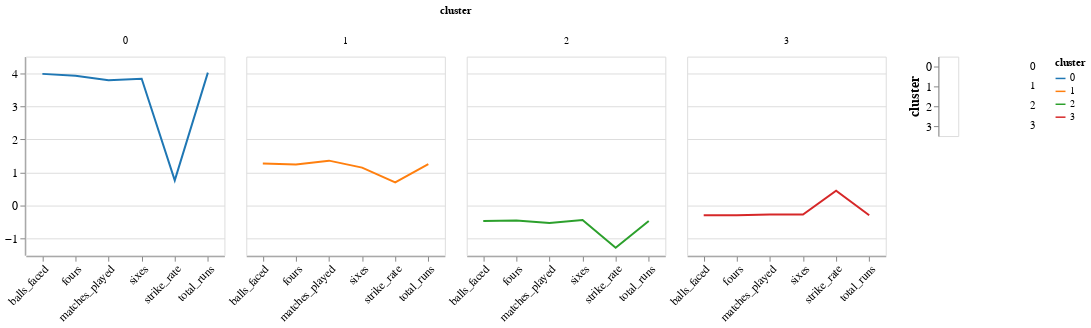

Source (notebook cell):
### Markdown cell above
## 10.4.1: Radar Chart Approach

### Code cell
import altair as alt

# Convert the cluster centroids dataframe to a long format
cluster_centroids_long = cluster_centroids.reset_index().melt(id_vars='cluster', var_name='feature', value_name='value')

# Define the radar chart base
base = alt.Chart(cluster_centroids_long).encode(
    alt.X('feature:N', axis=alt.Axis(labelAngle=-45), title=None),
    alt.Y('value:Q', scale=alt.Scale(zero=False), title=None),
    alt.Color('cluster:N', scale=alt.Scale(scheme='category10'), legend=None)
)

# Plot radar charts for each cluster
radar = base.mark_line().encode(
    alt.Color('cluster:N', scale=alt.Scale(scheme='category10')),
    alt.Tooltip(['feature:N', 'value:Q'])
).properties(
    width=200,
    height=200
).facet(
    column='cluster:N'
)

# Add text labels for cluster numbers
text = alt.Chart({'values': [{'cluster': i} for i in range(len(cluster_centroids))]}).mark_text(
    align='center',
    baseline='middle',
    dx=85
).encode(
    y=alt.Y('cluster:N'),
    text='cluster:N'
)

# Combine radar charts and text labels
radar_chart = (radar | text).configure_axis(
    labelFontSize=12,
    titleFontSize=14
)

# Show the radar chart
radar_chart

### Figure 1 — Vega-Lite specification as saved in the notebook (floating-point values rounded to 4 significant figures)
{"config": {"view": {"continuousWidth": 300, "continuousHeight": 300}, "axis": {"labelFontSize": 12, "titleFontSize": 14}}, "hconcat": [{"data": {"name": "data-711b6f76c666f9c31813cdb1450047bd"}, "facet": {"column": {"field": "cluster", "type": "nominal"}}, "spec": {"mark": {"type": "line"}, "encoding": {"color": {"field": "cluster", "scale": {"scheme": "category10"}, "type": "nominal"}, "tooltip": [{"field": "feature", "type": "nominal"}, {"field": "value", "type": "quantitative"}], "x": {"axis": {"labelAngle": -45}, "field": "feature", "title": null, "type": "nominal"}, "y": {"field": "value", "scale": {"zero": false}, "title": null, "type": "quantitative"}}, "height": 200, "width": 200}}, {"data": {"name": "data-18808c06ebfef190f099747b60931206"}, "mark": {"type": "text", "align": "center", "baseline": "middle", "dx": 85}, "encoding": {"text": {"field": "cluster", "type": "nominal"}, "y": {"field": "cluster", "type": "nominal"}}}], "$schema": "https://vega.github.io/schema/vega-lite/v5.8.0.json", "datasets": {"data-711b6f76c666f9c31813cdb1450047bd": [{"cluster": 0, "feature": "matches_played", "value": 3.786}, {"cluster": 1, "feature": "matches_played", "value": 1.357}, {"cluster": 2, "feature": "matches_played", "value": -0.5291}, {"cluster": 3, "feature": "matches_played", "value": -0.2675}, {"cluster": 0, "feature": "total_runs", "value": 4.017}, {"cluster": 1, "feature": "total_runs", "value": 1.255}, {"cluster": 2, "feature": "total_runs", "value": -0.4665}, {"cluster": 3, "feature": "total_runs", "value": -0.293}, {"cluster": 0, "feature": "balls_faced", "value": 3.978}, {"cluster": 1, "feature": "balls_faced", "value": 1.273}, {"cluster": 2, "feature": "balls_faced", "value": -0.4689}, {"cluster": 3, "feature": "balls_faced", "value": -0.2929}, {"cluster": 0, "feature": "strike_rate", "value": 0.7595}, {"cluster": 1, "feature": "strike_rate", "value": 0.7013}, {"cluster": 2, "feature": "strike_rate", "value": -1.275}, {"cluster": 3, "feature": "strike_rate", "value": 0.4453}, {"cluster": 0, "feature": "sixes", "value": 3.832}, {"cluster": 1, "feature": "sixes", "value": 1.145}, {"cluster": 2, "feature": "sixes", "value": -0.4354}, {"cluster": 3, "feature": "sixes", "value": -0.2735}, {"cluster": 0, "feature": "fours", "value": 3.919}, {"cluster": 1, "feature": "fours", "value": 1.241}, {"cluster": 2, "feature": "fours", "value": -0.4545}, {"cluster": 3, "feature": "fours", "value": -0.2897}], "data-18808c06ebfef190f099747b60931206": [{"cluster": 0}, {"cluster": 1}, {"cluster": 2}, {"cluster": 3}]}}
